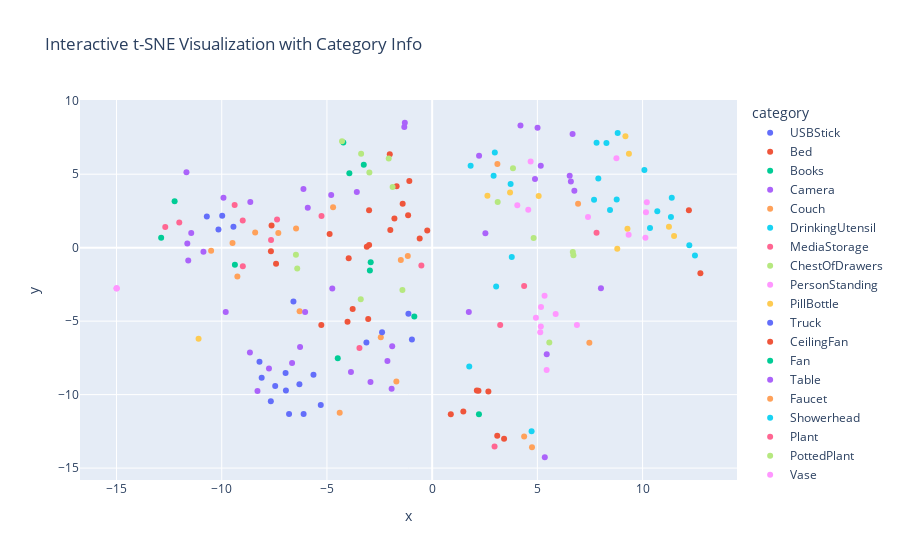

The notebook cell this image was saved under:
### Code cell
import plotly.express as px
plot_data = pd.DataFrame({
    'x': tsne_result[:, 0],
    'y': tsne_result[:, 1],
    'numeric_label': labels,
    'category': [cat_mapping[label] for label in labels]
})

# Create an interactive scatter plot using Plotly Express
fig = px.scatter(
    plot_data, x='x', y='y', color='category',
    hover_data={'numeric_label': True, 'category': True},
    title="Interactive t-SNE Visualization with Category Info"
)
fig.show()

### Figure 1 — Plotly figure (JSON) as saved in the notebook; plotly's stock layout.template omitted (floating-point values rounded to 4 significant figures)
{"data": [{"customdata": [[17, "USBStick"], [17, "USBStick"], [17, "USBStick"], [17, "USBStick"], [17, "USBStick"], [17, "USBStick"], [17, "USBStick"], [17, "USBStick"], [17, "USBStick"], [17, "USBStick"]], "hovertemplate": "category=%{customdata[1]}<br>x=%{x}<br>y=%{y}<br>numeric_label=%{customdata[0]}<extra></extra>", "legendgroup": "USBStick", "marker": {"color": "#636efa", "symbol": "circle"}, "mode": "markers", "name": "USBStick", "orientation": "v", "showlegend": true, "type": "scatter", "x": [-8.206, -7.459, -6.801, -6.966, -6.109, -6.309, -5.641, -5.294, -6.95, -8.102], "xaxis": "x", "y": [-7.767, -9.42, -11.32, -8.532, -11.32, -9.296, -8.653, -10.71, -9.72, -8.848], "yaxis": "y"}, {"customdata": [[0, "Bed"], [0, "Bed"], [0, "Bed"], [0, "Bed"], [0, "Bed"], [0, "Bed"], [0, "Bed"], [0, "Bed"], [0, "Bed"], [0, "Bed"], [0, "Bed"], [0, "Bed"], [0, "Bed"], [0, "Bed"], [0, "Bed"], [0, "Bed"], [0, "Bed"], [0, "Bed"], [0, "Bed"], [0, "Bed"], [0, "Bed"]], "hovertemplate": "category=%{customdata[1]}<br>x=%{x}<br>y=%{y}<br>numeric_label=%{customdata[0]}<extra></extra>", "legendgroup": "Bed", "marker": {"color": "#EF553B", "symbol": "circle"}, "mode": "markers", "name": "Bed", "orientation": "v", "showlegend": true, "type": "scatter", "x": [-2.996, -1.143, -2.014, -5.267, -1.402, -3.106, -3.967, -1.794, -1.69, -1.989, -0.5935, -3.778, -7.419, -1.084, -4.022, -7.632, -3.04, -0.2331, -7.663, -2.998, -4.873], "xaxis": "x", "y": [0.1804, 2.199, 6.364, -5.271, 2.986, 0.05781, -0.7173, 1.991, 4.171, 1.204, 0.6319, -4.178, -1.087, 4.538, -5.037, 1.504, -4.851, 1.168, -0.2393, 2.541, 0.9243], "yaxis": "y"}, {"customdata": [[1, "Books"], [1, "Books"], [1, "Books"], [1, "Books"], [1, "Books"], [1, "Books"], [1, "Books"], [1, "Books"], [1, "Books"], [1, "Books"]], "hovertemplate": "category=%{customdata[1]}<br>x=%{x}<br>y=%{y}<br>numeric_label=%{customdata[0]}<extra></extra>", "legendgroup": "Books", "marker": {"color": "#00cc96", "symbol": "circle"}, "mode": "markers", "name": "Books", "orientation": "v", "showlegend": true, "type": "scatter", "x": [-4.221, -3.936, -4.487, -2.921, -0.8487, -12.88, -3.25, -9.375, -2.961, -12.24], "xaxis": "x", "y": [7.161, 5.065, -7.523, -0.9969, -4.691, 0.6777, 5.649, -1.171, -1.55, 3.156], "yaxis": "y"}, {"customdata": [[2, "Camera"], [2, "Camera"], [2, "Camera"], [2, "Camera"], [2, "Camera"], [2, "Camera"], [2, "Camera"], [2, "Camera"], [2, "Camera"], [2, "Camera"]], "hovertemplate": "category=%{customdata[1]}<br>x=%{x}<br>y=%{y}<br>numeric_label=%{customdata[0]}<extra></extra>", "legendgroup": "Camera", "marker": {"color": "#ab63fa", "symbol": "circle"}, "mode": "markers", "name": "Camera", "orientation": "v", "showlegend": true, "type": "scatter", "x": [-8.302, -6.656, -2.126, -1.899, -8.643, -9.918, 5.352, -1.927, -11.68, -2.931], "xaxis": "x", "y": [-9.76, -7.851, -7.716, -6.714, 3.114, 3.394, -14.26, -9.604, 5.126, -9.138], "yaxis": "y"}, {"customdata": [[5, "Couch"], [5, "Couch"], [5, "Couch"], [5, "Couch"], [5, "Couch"], [5, "Couch"], [5, "Couch"], [5, "Couch"], [5, "Couch"], [5, "Couch"]], "hovertemplate": "category=%{customdata[1]}<br>x=%{x}<br>y=%{y}<br>numeric_label=%{customdata[0]}<extra></extra>", "legendgroup": "Couch", "marker": {"color": "#FFA15A", "symbol": "circle"}, "mode": "markers", "name": "Couch", "orientation": "v", "showlegend": true, "type": "scatter", "x": [-2.442, -9.488, -7.312, -9.256, -1.158, -10.51, -8.412, -6.3, -1.489, -6.467], "xaxis": "x", "y": [-6.094, 0.3221, 1.004, -1.955, -0.5747, -0.2097, 1.038, -4.334, -0.8363, 1.3], "yaxis": "y"}, {"customdata": [[6, "DrinkingUtensil"], [6, "DrinkingUtensil"], [6, "DrinkingUtensil"], [6, "DrinkingUtensil"], [6, "DrinkingUtensil"], [6, "DrinkingUtensil"], [6, "DrinkingUtensil"], [6, "DrinkingUtensil"], [6, "DrinkingUtensil"], [6, "DrinkingUtensil"], [6, "DrinkingUtensil"], [6, "DrinkingUtensil"], [6, "DrinkingUtensil"], [6, "DrinkingUtensil"], [6, "DrinkingUtensil"], [6, "DrinkingUtensil"], [6, "DrinkingUtensil"], [6, "DrinkingUtensil"], [6, "DrinkingUtensil"], [6, "DrinkingUtensil"]], "hovertemplate": "category=%{customdata[1]}<br>x=%{x}<br>y=%{y}<br>numeric_label=%{customdata[0]}<extra></extra>", "legendgroup": "DrinkingUtensil", "marker": {"color": "#19d3f3", "symbol": "circle"}, "mode": "markers", "name": "DrinkingUtensil", "orientation": "v", "showlegend": true, "type": "scatter", "x": [3.727, 2.977, 3.783, 1.828, 7.896, 10.35, 1.763, 2.92, 8.816, 8.769, 8.452, 10.7, 11.39, 10.09, 8.282, 12.22, 12.49, 7.693, 7.813, 11.35], "xaxis": "x", "y": [4.334, 6.48, -0.6409, 5.577, 4.714, 1.341, -8.087, 4.885, 7.802, 3.277, 2.563, 2.47, 3.405, 5.29, 7.13, 0.1717, -0.5377, 3.265, 7.145, 2.083], "yaxis": "y"}, {"customdata": [[9, "MediaStorage"], [9, "MediaStorage"], [9, "MediaStorage"], [9, "MediaStorage"], [9, "MediaStorage"], [9, "MediaStorage"], [9, "MediaStorage"], [9, "MediaStorage"], [9, "MediaStorage"], [9, "MediaStorage"]], "hovertemplate": "category=%{customdata[1]}<br>x=%{x}<br>y=%{y}<br>numeric_label=%{customdata[0]}<extra></extra>", "legendgroup": "MediaStorage", "marker": {"color": "#FF6692", "symbol": "circle"}, "mode": "markers", "name": "MediaStorage", "orientation": "v", "showlegend": true, "type": "scatter", "x": [-12.68, -0.513, -5.258, -9.386, -7.657, -7.371, -9.003, -3.455, -8.998, -12.02], "xaxis": "x", "y": [1.399, -1.214, 2.151, 2.905, 0.5227, 1.913, 1.854, -6.832, -1.27, 1.712], "yaxis": "y"}, {"customdata": [[4, "ChestOfDrawers"], [4, "ChestOfDrawers"], [4, "ChestOfDrawers"], [4, "ChestOfDrawers"], [4, "ChestOfDrawers"], [4, "ChestOfDrawers"], [4, "ChestOfDrawers"], [4, "ChestOfDrawers"], [4, "ChestOfDrawers"]], "hovertemplate": "category=%{customdata[1]}<br>x=%{x}<br>y=%{y}<br>numeric_label=%{customdata[0]}<extra></extra>", "legendgroup": "ChestOfDrawers", "marker": {"color": "#B6E880", "symbol": "circle"}, "mode": "markers", "name": "ChestOfDrawers", "orientation": "v", "showlegend": true, "type": "scatter", "x": [-1.414, -6.475, -3.376, -2.065, -3.394, -1.88, -6.413, -2.985, -4.284], "xaxis": "x", "y": [-2.882, -0.4868, 6.391, 6.066, -3.516, 4.121, -1.411, 5.108, 7.239], "yaxis": "y"}, {"customdata": [[10, "PersonStanding"], [10, "PersonStanding"], [10, "PersonStanding"], [10, "PersonStanding"], [10, "PersonStanding"], [10, "PersonStanding"], [10, "PersonStanding"], [10, "PersonStanding"], [10, "PersonStanding"], [10, "PersonStanding"]], "hovertemplate": "category=%{customdata[1]}<br>x=%{x}<br>y=%{y}<br>numeric_label=%{customdata[0]}<extra></extra>", "legendgroup": "PersonStanding", "marker": {"color": "#FF97FF", "symbol": "circle"}, "mode": "markers", "name": "PersonStanding", "orientation": "v", "showlegend": true, "type": "scatter", "x": [-14.99, -15.0, 5.441, 5.869, 5.342, 5.136, -14.99, 4.931, 5.174, 5.165], "xaxis": "x", "y": [-2.77, -2.777, -8.318, -4.52, -3.267, -5.757, -2.764, -4.771, -4.047, -5.365], "yaxis": "y"}, {"customdata": [[11, "PillBottle"], [11, "PillBottle"], [11, "PillBottle"], [11, "PillBottle"], [11, "PillBottle"], [11, "PillBottle"], [11, "PillBottle"], [11, "PillBottle"], [11, "PillBottle"], [11, "PillBottle"]], "hovertemplate": "category=%{customdata[1]}<br>x=%{x}<br>y=%{y}<br>numeric_label=%{customdata[0]}<extra></extra>", "legendgroup": "PillBottle", "marker": {"color": "#FECB52", "symbol": "circle"}, "mode": "markers", "name": "PillBottle", "orientation": "v", "showlegend": true, "type": "scatter", "x": [3.701, -11.1, 9.281, 11.25, 8.797, 11.5, 9.185, 9.351, 5.061, 2.627], "xaxis": "x", "y": [3.747, -6.197, 1.28, 1.419, -0.07733, 0.7891, 7.582, 6.382, 3.508, 3.533], "yaxis": "y"}, {"customdata": [[16, "Truck"], [16, "Truck"], [16, "Truck"], [16, "Truck"], [16, "Truck"], [16, "Truck"], [16, "Truck"], [16, "Truck"], [16, "Truck"], [16, "Truck"]], "hovertemplate": "category=%{customdata[1]}<br>x=%{x}<br>y=%{y}<br>numeric_label=%{customdata[0]}<extra></extra>", "legendgroup": "Truck", "marker": {"color": "#636efa", "symbol": "circle"}, "mode": "markers", "name": "Truck", "orientation": "v", "showlegend": true, "type": "scatter", "x": [-3.125, -9.978, -6.592, -2.381, -7.667, -10.16, -0.9619, -9.444, -1.129, -10.71], "xaxis": "x", "y": [-6.455, 2.176, -3.665, -5.758, -10.46, 1.236, -6.254, 1.428, -4.505, 2.116], "yaxis": "y"}, {"customdata": [[3, "CeilingFan"], [3, "CeilingFan"], [3, "CeilingFan"], [3, "CeilingFan"], [3, "CeilingFan"], [3, "CeilingFan"], [3, "CeilingFan"], [3, "CeilingFan"], [3, "CeilingFan"]], "hovertemplate": "category=%{customdata[1]}<br>x=%{x}<br>y=%{y}<br>numeric_label=%{customdata[0]}<extra></extra>", "legendgroup": "CeilingFan", "marker": {"color": "#EF553B", "symbol": "circle"}, "mode": "markers", "name": "CeilingFan", "orientation": "v", "showlegend": true, "type": "scatter", "x": [0.8855, 1.482, 2.123, 12.75, 3.418, 12.2, 3.092, 2.671, 2.2], "xaxis": "x", "y": [-11.34, -11.15, -9.725, -1.749, -13.01, 2.546, -12.8, -9.78, -9.729], "yaxis": "y"}, {"customdata": [[7, "Fan"]], "hovertemplate": "category=%{customdata[1]}<br>x=%{x}<br>y=%{y}<br>numeric_label=%{customdata[0]}<extra></extra>", "legendgroup": "Fan", "marker": {"color": "#00cc96", "symbol": "circle"}, "mode": "markers", "name": "Fan", "orientation": "v", "showlegend": true, "type": "scatter", "x": [2.224], "xaxis": "x", "y": [-11.34], "yaxis": "y"}, {"customdata": [[15, "Table"], [15, "Table"], [15, "Table"], [15, "Table"], [15, "Table"], [15, "Table"], [15, "Table"], [15, "Table"], [15, "Table"], [15, "Table"], [15, "Table"], [15, "Table"], [15, "Table"], [15, "Table"], [15, "Table"], [15, "Table"], [15, "Table"], [15, "Table"], [15, "Table"], [15, "Table"], [15, "Table"], [15, "Table"], [15, "Table"], [15, "Table"], [15, "Table"], [15, "Table"], [15, "Table"], [15, "Table"], [15, "Table"], [15, "Table"]], "hovertemplate": "category=%{customdata[1]}<br>x=%{x}<br>y=%{y}<br>numeric_label=%{customdata[0]}<extra></extra>", "legendgroup": "Table", "marker": {"color": "#ab63fa", "symbol": "circle"}, "mode": "markers", "name": "Table", "orientation": "v", "showlegend": true, "type": "scatter", "x": [2.229, 6.673, 6.592, 5.161, -1.324, 4.886, 5.444, 2.53, -1.299, 4.197, -6.117, -3.58, -10.87, 5.008, -11.45, -4.798, -6.278, -4.746, 1.742, -7.755, 6.536, 6.758, -8.661, -5.911, -6.037, -11.59, -11.64, -9.81, 8.021, -3.859], "xaxis": "x", "y": [6.261, 7.73, 4.499, 5.571, 8.203, 4.681, -7.261, 0.9824, 8.501, 8.321, 3.99, 3.795, -0.2844, 8.156, 0.9909, 3.582, -6.768, -2.778, -4.383, -8.229, 4.896, 3.873, -7.13, 2.719, -4.38, -0.8749, 0.2758, -4.372, -2.757, -8.469], "yaxis": "y"}, {"customdata": [[8, "Faucet"], [8, "Faucet"], [8, "Faucet"], [8, "Faucet"], [8, "Faucet"], [8, "Faucet"], [8, "Faucet"], [8, "Faucet"]], "hovertemplate": "category=%{customdata[1]}<br>x=%{x}<br>y=%{y}<br>numeric_label=%{customdata[0]}<extra></extra>", "legendgroup": "Faucet", "marker": {"color": "#FFA15A", "symbol": "circle"}, "mode": "markers", "name": "Faucet", "orientation": "v", "showlegend": true, "type": "scatter", "x": [4.744, 3.1, -4.394, -1.701, 7.47, 6.935, 4.372, -4.708], "xaxis": "x", "y": [-13.59, 5.689, -11.24, -9.113, -6.466, 2.991, -12.86, 2.756], "yaxis": "y"}, {"customdata": [[14, "Showerhead"], [14, "Showerhead"]], "hovertemplate": "category=%{customdata[1]}<br>x=%{x}<br>y=%{y}<br>numeric_label=%{customdata[0]}<extra></extra>", "legendgroup": "Showerhead", "marker": {"color": "#19d3f3", "symbol": "circle"}, "mode": "markers", "name": "Showerhead", "orientation": "v", "showlegend": true, "type": "scatter", "x": [4.725, 3.041], "xaxis": "x", "y": [-12.49, -2.637], "yaxis": "y"}, {"customdata": [[12, "Plant"], [12, "Plant"], [12, "Plant"], [12, "Plant"]], "hovertemplate": "category=%{customdata[1]}<br>x=%{x}<br>y=%{y}<br>numeric_label=%{customdata[0]}<extra></extra>", "legendgroup": "Plant", "marker": {"color": "#FF6692", "symbol": "circle"}, "mode": "markers", "name": "Plant", "orientation": "v", "showlegend": true, "type": "scatter", "x": [4.371, 7.811, 3.233, 2.965], "xaxis": "x", "y": [-2.61, 1.018, -5.262, -13.53], "yaxis": "y"}, {"customdata": [[13, "PottedPlant"], [13, "PottedPlant"], [13, "PottedPlant"], [13, "PottedPlant"], [13, "PottedPlant"], [13, "PottedPlant"]], "hovertemplate": "category=%{customdata[1]}<br>x=%{x}<br>y=%{y}<br>numeric_label=%{customdata[0]}<extra></extra>", "legendgroup": "PottedPlant", "marker": {"color": "#B6E880", "symbol": "circle"}, "mode": "markers", "name": "PottedPlant", "orientation": "v", "showlegend": true, "type": "scatter", "x": [6.713, 5.567, 4.822, 6.683, 3.114, 3.841], "xaxis": "x", "y": [-0.5151, -6.462, 0.6576, -0.2974, 3.1, 5.405], "yaxis": "y"}, {"customdata": [[18, "Vase"], [18, "Vase"], [18, "Vase"], [18, "Vase"], [18, "Vase"], [18, "Vase"], [18, "Vase"], [18, "Vase"], [18, "Vase"], [18, "Vase"]], "hovertemplate": "category=%{customdata[1]}<br>x=%{x}<br>y=%{y}<br>numeric_label=%{customdata[0]}<extra></extra>", "legendgroup": "Vase", "marker": {"color": "#FF97FF", "symbol": "circle"}, "mode": "markers", "name": "Vase", "orientation": "v", "showlegend": true, "type": "scatter", "x": [4.68, 8.756, 4.047, 7.406, 10.2, 9.337, 6.879, 10.13, 4.567, 10.16], "xaxis": "x", "y": [5.858, 6.087, 2.893, 2.085, 3.084, 0.8776, -5.256, 0.6675, 2.584, 2.406], "yaxis": "y"}], "layout": {"legend": {"title": {"text": "category"}, "tracegroupgap": 0}, "title": {"text": "Interactive t-SNE Visualization with Category Info"}, "xaxis": {"anchor": "y", "domain": [0, 1], "title": {"text": "x"}}, "yaxis": {"anchor": "x", "domain": [0, 1], "title": {"text": "y"}}}}
